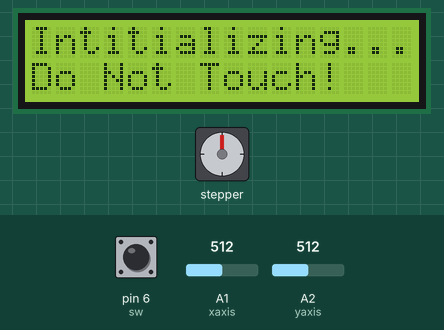
Recording of a sketch running on a simulated Arduino Uno, built with avr-gcc and run on an emulated ATmega328P. Shown: stepper motor, 16×2 character LCD. Wiring (inferred from the names in the program): stepper motor (2048 steps per turn assumed): coils pin 2, pin 3, pin 4, pin 5. The inputs (shaded band) are chosen by the test bench; at power-on: A2 (yaxis) = 512, A1 (xaxis) = 512, pin 6 (sw) HIGH.

Above: at 1.2 s.
1.3 s: A2 (yaxis) set to 537
3.5 s: A2 (yaxis) set to 562
At 3.67 s:
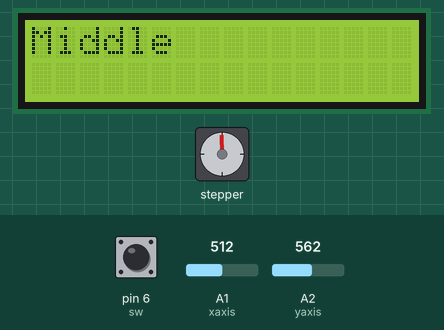
5.2 s: A1 (xaxis) set to 550
At 5.48 s:
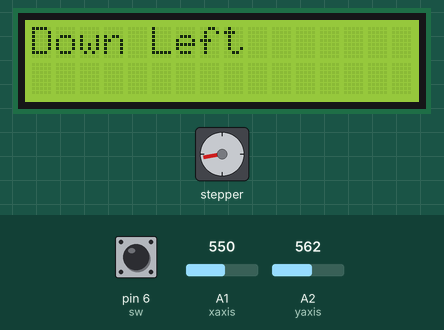
7.1 s: A2 (yaxis) set to 511
At 7.28 s:
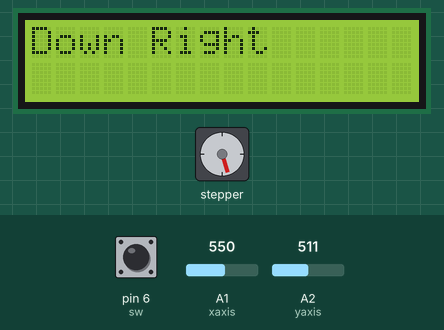
8.9 s: A1 (xaxis) set to 511
At 9.39 s:
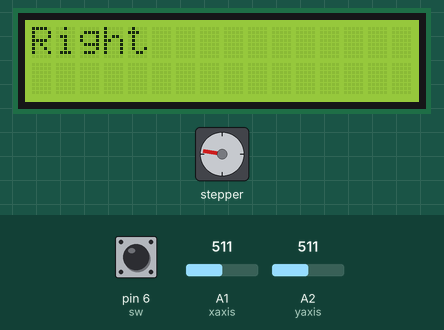
11.0 s: A1 (xaxis) set to 485
At 11.5 s:
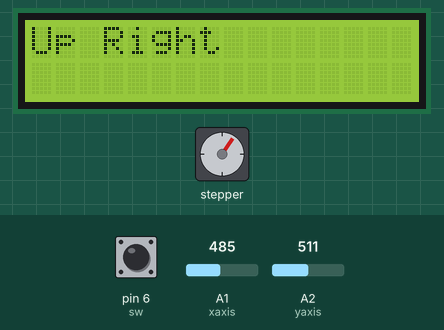
Timing chart, 0 to 15.8 s (numbered marks = the images above; inputs shaded):
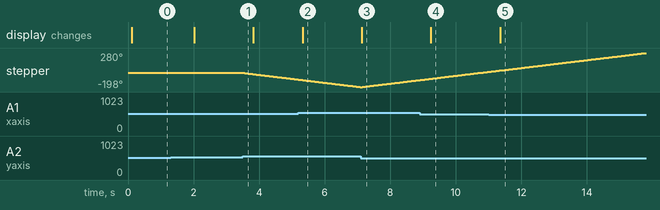

The sketch:

Analog_Stick_to_Control_Motor.ino
```cpp
// Name: Kai Zhou
// Date: 2016-08-07

// This is using the analog stick to control the motor

// connection reference
/*
// LCD Screen
VSS - GND
VDD - 5V
V0 -----.
        |
5V --- Pot --- GND
RS - 7
E - 8
D4 - 9
D5 - 10
D6 - 11
D7 - 12
A - 5V
K - GND

// Analog Stick
SW - 6 // Unused
VRX - A1
VRY - A2
5V - 5V
GND - GND

// Motor Drive
5-12V - Vin (With external 12V power supply)
GND - Same GND as Vin
1N1 - 2
1N2 - 3
1N3 - 4
1N4 - 5
*/

// Library
#include <LiquidCrystal.h>

// define LCD pins
LiquidCrystal lcd(7, 8, 9, 10, 11, 12);

// define analog controller axis
int xaxis = A1;
int yaxis = A2;
int sw = 6; // This is the unused Switch

// manual wave motor
int drive[4] = {2, 3, 4, 5};
int drives = sizeof(drive) / sizeof(int);

// Previous time - We want to be able run without the delay function
unsigned long prev_ts = 0;

// initialize values
bool scan = 0;
int dx = 0;
int dy = 0;
int xdir = 0;
int ydir = 0;

// Clockwise Rotation - Full - Full Stop
// To get more precision, use half stop motors
int cw[4][4] = {{HIGH, HIGH, LOW, LOW}, // Step 1
                {LOW, HIGH, HIGH, LOW}, // Step 2
                {LOW, LOW, HIGH, HIGH}, // Step 3
                {HIGH, LOW, LOW, HIGH}}; // Step 4

// Counter Clockwise Rotation  - Full Stop
int ccw[4][4] = {{HIGH, HIGH, LOW, LOW}, // Step 1
                 {HIGH, LOW, LOW, HIGH}, // Step 2
                 {LOW, LOW, HIGH, HIGH}, // Step 3
                 {LOW, HIGH, HIGH, LOW}}; // Step 4

// Wave Drive Clockwise
int wave_cw[4][4] = {{HIGH, LOW, LOW, LOW}, // Step 1
                  {LOW, HIGH, LOW, LOW}, // Step 2
                  {LOW, LOW, HIGH, LOW}, // Step 3
                  {LOW, LOW, LOW, HIGH}}; // Step 4

// Wave Drive Counter Clockwise
int wave_ccw[4][4] = {{LOW, LOW, LOW, HIGH}, // Step 1
                  {LOW, LOW, HIGH, LOW}, // Step 2
                  {LOW, HIGH, LOW, LOW}, // Step 3
                  {HIGH, LOW, LOW, LOW,}}; // Step 4

void setup() {
  // Open serial port for testing
  Serial.begin(9600);
  // Analog Stick
  lcd.begin(16, 2);
  pinMode(sw, INPUT);
  pinMode(xaxis, INPUT);
  pinMode(yaxis, INPUT);
  // Motor Drives
  for (int i = 0; i < drives; i++) {
    pinMode(drive[i], OUTPUT);
  }
}

void loop() {
  // put your main code here, to run repeatedly:
  // read the input on analog pin 0:
  int yval = analogRead(A1);
  int xval = analogRead(A2);
  int push = digitalRead(sw);

  // print out the value you read if past 100 milliseconds
  unsigned long ts = millis();

  // Scan Intital Values
  if (!scan) {
    dx = xval;
    dy = yval;
    scan = 1;
  }

  // read default value and determine a big average
  if (millis() < 2000) {
    if (ts - prev_ts > 100) {
      // Intitalize Output
      lcd.clear();
      lcd.setCursor(0, 0);
      lcd.print("Intitializing...");
      lcd.setCursor(0, 1);
      lcd.print("Do Not Touch!");
      prev_ts = ts;
    }
    // Each time take then average - should do this around 15-20 times.
    dx = (dx + xval) / 2;
    dy = (dy + yval) / 2;
  }

  // determine direction - given a 20 point buffer zone
  if (xval < dx - 20) {
    xdir = 1;
  } else if (xval > dx + 20) {
    xdir = -1;
  } else {
    xdir = 0;
  }
  if (yval < dy - 20) {
    ydir = 1;
  } else if (yval > dy + 20) {
    ydir = -1;
  } else {
    ydir = 0;
  }

  // Turn the motor counter clockwise
  if (xdir == -1) {
    for (int i = 0; i < 4; i++) {
      for (int j = 0; j < 4; j++) {
        digitalWrite(drive[j], ccw[i][j]); // This is full stop version for wave drive use wave_ccw
        // delay(10);
      }
      delay(3);
    }
  }
  // Turn the motor clockwise
  else if (xdir == 1) {
    for (int i = 0; i < 4; i++) {
      for (int j = 0; j < 4; j++) {
        digitalWrite(drive[j], cw[i][j]); // This is full stop version for wave drive use wave_cw
        // delay(10);
      }
      delay(3);
    }
  }
  // Turn off all drives
  else {
    for (int j = 0; j < 4; j++) {
      digitalWrite(drive[j], LOW);
    }
  }

  // This prevents flickering of uncertain values
  // Print Direction of the Analog Stick - refreshes every 100 ms.
  if (ts - prev_ts > 100) {
    lcd.clear();
    // Print x-axis value
    lcd.setCursor(0, 0);
    if (xdir == -1 & ydir == -1) {
      lcd.print("Down Left");
    } else if (xdir == -1 & ydir == 0) {
      lcd.print("Left");
    } else if (xdir == -1 & ydir == 1) {
      lcd.print("Up Left");
    } else if (xdir == 0 & ydir == 1) {
      lcd.print("Up");
    } else if (xdir == 1 & ydir == 1) {
      lcd.print("Up Right");
    } else if (xdir == 1 & ydir == 0) {
      lcd.print("Right");
    } else if (xdir == 1 & ydir == -1) {
      lcd.print("Down Right");
    } else if (xdir == 0 & ydir == -1) {
      lcd.print("Down");
    } else {
      lcd.print("Middle");
    }
    prev_ts = ts;
  }
}
```

Measured:
- the behaviour switches between 552 and 553 on A2 (yaxis) (found by bisection; images 0 and 1)
- the behaviour switches between 532 and 533 on A1 (xaxis) (found by bisection; images 1 and 2)
- the behaviour switches between 492 and 491 on A1 (xaxis) (found by bisection; images 4 and 5)
- after the input at 3.5 s, stepper: keeps turning counter-clockwise at about 56°/s, starting at once
- after the input at 5.2 s, the display: changes after 0.13 s (image 2)
- after the input at 7.1 s, the display: changes at once (image 3)
- after the input at 8.9 s, the display: changes after 0.34 s (image 4)
- after the input at 11.0 s, the display: changes after 0.35 s (image 5)
